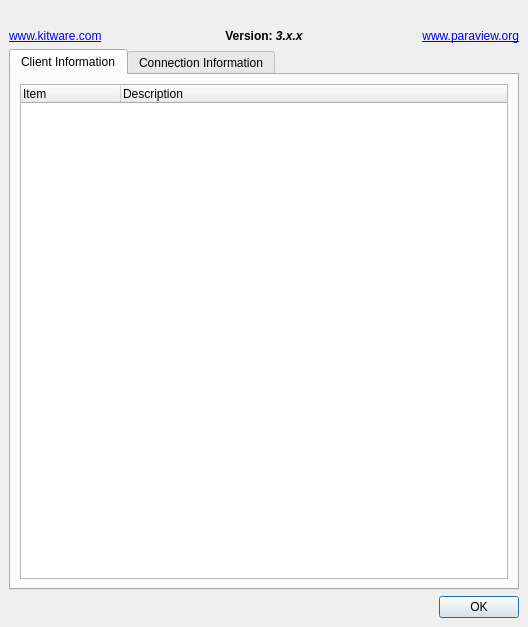
<ui version="4.0" >
 <class>pqClientAboutDialog</class>
 <widget class="QDialog" name="pqClientAboutDialog" >
  <property name="geometry" >
   <rect>
    <x>0</x>
    <y>0</y>
    <width>528</width>
    <height>627</height>
   </rect>
  </property>
  <property name="sizePolicy" >
   <sizepolicy>
    <hsizetype>1</hsizetype>
    <vsizetype>1</vsizetype>
    <horstretch>0</horstretch>
    <verstretch>0</verstretch>
   </sizepolicy>
  </property>
  <property name="windowTitle" >
   <string>About ParaView</string>
  </property>
  <property name="modal" >
   <bool>true</bool>
  </property>
  <layout class="QGridLayout" >
   <property name="margin" >
    <number>9</number>
   </property>
   <property name="spacing" >
    <number>6</number>
   </property>
   <item row="1" column="1" >
    <widget class="QLabel" name="VersionLabel" >
     <property name="text" >
      <string>&lt;html>&lt;b>Version: &lt;i>3.x.x&lt;/i>&lt;/b>&lt;/html></string>
     </property>
     <property name="textFormat" >
      <enum>Qt::AutoText</enum>
     </property>
     <property name="alignment" >
      <set>Qt::AlignCenter</set>
     </property>
    </widget>
   </item>
   <item row="1" column="0" >
    <widget class="QLabel" name="label_3" >
     <property name="text" >
      <string>&lt;a href=\"http://www.kitware.com\">www.kitware.com&lt;/a></string>
     </property>
    </widget>
   </item>
   <item row="1" column="2" >
    <widget class="QLabel" name="label_2" >
     <property name="text" >
      <string>&lt;a href=\"http://www.paraview.org\">www.paraview.org&lt;/a></string>
     </property>
     <property name="textFormat" >
      <enum>Qt::RichText</enum>
     </property>
     <property name="alignment" >
      <set>Qt::AlignRight|Qt::AlignTrailing|Qt::AlignVCenter</set>
     </property>
    </widget>
   </item>
   <item row="0" column="0" colspan="3" >
    <widget class="QLabel" name="label" >
     <property name="sizePolicy" >
      <sizepolicy>
       <hsizetype>0</hsizetype>
       <vsizetype>0</vsizetype>
       <horstretch>0</horstretch>
       <verstretch>0</verstretch>
      </sizepolicy>
     </property>
     <property name="text" >
      <string/>
     </property>
     <property name="pixmap" >
      <pixmap resource="../pqComponents.qrc" >:/pqWidgets/Icons/PVSplashScreen.png</pixmap>
     </property>
    </widget>
   </item>
   <item row="2" column="0" colspan="3" >
    <widget class="QTabWidget" name="tabWidget" >
     <property name="currentIndex" >
      <number>0</number>
     </property>
     <widget class="QWidget" name="tabClient" >
      <attribute name="title" >
       <string>Client Information</string>
      </attribute>
      <layout class="QVBoxLayout" >
       <property name="margin" >
        <number>9</number>
       </property>
       <property name="spacing" >
        <number>6</number>
       </property>
       <item>
        <widget class="QTreeWidget" name="ClientInformation" >
         <property name="alternatingRowColors" >
          <bool>true</bool>
         </property>
         <property name="rootIsDecorated" >
          <bool>false</bool>
         </property>
         <column>
          <property name="text" >
           <string>Item</string>
          </property>
         </column>
         <column>
          <property name="text" >
           <string>Description</string>
          </property>
         </column>
        </widget>
       </item>
      </layout>
     </widget>
     <widget class="QWidget" name="tabServer" >
      <attribute name="title" >
       <string>Connection Information</string>
      </attribute>
      <layout class="QGridLayout" >
       <property name="margin" >
        <number>9</number>
       </property>
       <property name="spacing" >
        <number>6</number>
       </property>
       <item row="0" column="0" >
        <widget class="QTreeWidget" name="ServerInformation" >
         <property name="alternatingRowColors" >
          <bool>true</bool>
         </property>
         <property name="rootIsDecorated" >
          <bool>false</bool>
         </property>
         <column>
          <property name="text" >
           <string>Item</string>
          </property>
         </column>
         <column>
          <property name="text" >
           <string>Description</string>
          </property>
         </column>
        </widget>
       </item>
      </layout>
     </widget>
    </widget>
   </item>
   <item row="3" column="0" colspan="3" >
    <layout class="QHBoxLayout" >
     <property name="margin" >
      <number>0</number>
     </property>
     <property name="spacing" >
      <number>6</number>
     </property>
     <item>
      <spacer>
       <property name="orientation" >
        <enum>Qt::Horizontal</enum>
       </property>
       <property name="sizeHint" >
        <size>
         <width>0</width>
         <height>20</height>
        </size>
       </property>
      </spacer>
     </item>
     <item>
      <widget class="QPushButton" name="OK" >
       <property name="text" >
        <string>OK</string>
       </property>
      </widget>
     </item>
    </layout>
   </item>
  </layout>
 </widget>
 <resources>
  <include location="../pqComponents.qrc" />
 </resources>
 <connections>
  <connection>
   <sender>OK</sender>
   <signal>clicked()</signal>
   <receiver>pqClientAboutDialog</receiver>
   <slot>accept()</slot>
   <hints>
    <hint type="sourcelabel" >
     <x>278</x>
     <y>253</y>
    </hint>
    <hint type="destinationlabel" >
     <x>96</x>
     <y>254</y>
    </hint>
   </hints>
  </connection>
 </connections>
</ui>
